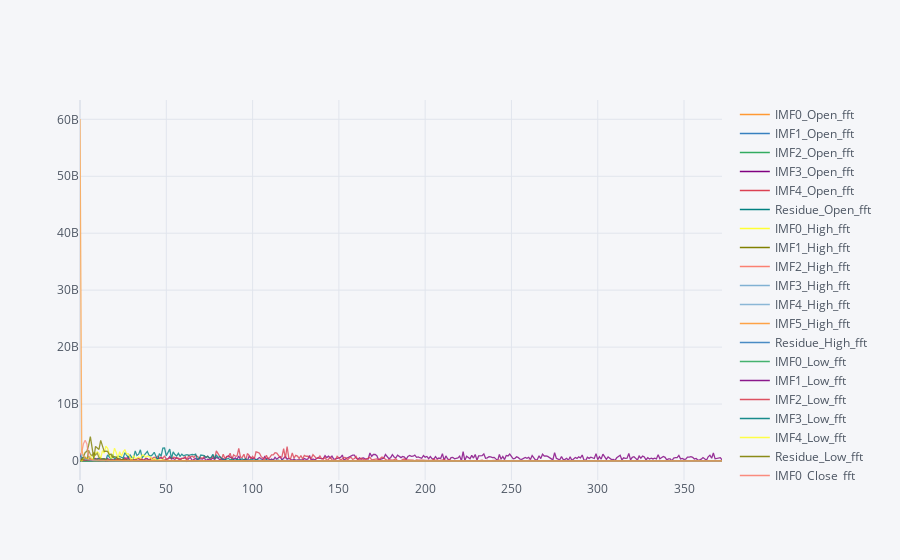

Write notebook code for a chart like this one.
### Code cell
df_fft.iplot()

### Figure 1 — Plotly figure (JSON) as saved in the notebook; plotly's stock layout.template omitted (floating-point values rounded to 4 significant figures; data arrays with more than 128 entries replaced by an {"elided": "..."} marker saying what was removed)
{"data": [{"line": {"color": "rgba(255, 153, 51, 1.0)", "dash": "solid", "shape": "linear", "width": 1.3}, "mode": "lines", "name": "IMF0_Open_fft", "text": "", "type": "scatter", "x": {"elided": "373 int values"}, "y": {"elided": "373 float values"}}, {"line": {"color": "rgba(55, 128, 191, 1.0)", "dash": "solid", "shape": "linear", "width": 1.3}, "mode": "lines", "name": "IMF1_Open_fft", "text": "", "type": "scatter", "x": {"elided": "373 int values"}, "y": {"elided": "373 float values"}}, {"line": {"color": "rgba(50, 171, 96, 1.0)", "dash": "solid", "shape": "linear", "width": 1.3}, "mode": "lines", "name": "IMF2_Open_fft", "text": "", "type": "scatter", "x": {"elided": "373 int values"}, "y": {"elided": "373 float values"}}, {"line": {"color": "rgba(128, 0, 128, 1.0)", "dash": "solid", "shape": "linear", "width": 1.3}, "mode": "lines", "name": "IMF3_Open_fft", "text": "", "type": "scatter", "x": {"elided": "373 int values"}, "y": {"elided": "373 float values"}}, {"line": {"color": "rgba(219, 64, 82, 1.0)", "dash": "solid", "shape": "linear", "width": 1.3}, "mode": "lines", "name": "IMF4_Open_fft", "text": "", "type": "scatter", "x": {"elided": "373 int values"}, "y": {"elided": "373 float values"}}, {"line": {"color": "rgba(0, 128, 128, 1.0)", "dash": "solid", "shape": "linear", "width": 1.3}, "mode": "lines", "name": "Residue_Open_fft", "text": "", "type": "scatter", "x": {"elided": "373 int values"}, "y": {"elided": "373 float values"}}, {"line": {"color": "rgba(255, 255, 51, 1.0)", "dash": "solid", "shape": "linear", "width": 1.3}, "mode": "lines", "name": "IMF0_High_fft", "text": "", "type": "scatter", "x": {"elided": "373 int values"}, "y": {"elided": "373 float values"}}, {"line": {"color": "rgba(128, 128, 0, 1.0)", "dash": "solid", "shape": "linear", "width": 1.3}, "mode": "lines", "name": "IMF1_High_fft", "text": "", "type": "scatter", "x": {"elided": "373 int values"}, "y": {"elided": "373 float values"}}, {"line": {"color": "rgba(251, 128, 114, 1.0)", "dash": "solid", "shape": "linear", "width": 1.3}, "mode": "lines", "name": "IMF2_High_fft", "text": "", "type": "scatter", "x": {"elided": "373 int values"}, "y": {"elided": "373 float values"}}, {"line": {"color": "rgba(128, 177, 211, 1.0)", "dash": "solid", "shape": "linear", "width": 1.3}, "mode": "lines", "name": "IMF3_High_fft", "text": "", "type": "scatter", "x": {"elided": "373 int values"}, "y": {"elided": "373 float values"}}, {"line": {"color": "rgba(128, 177, 211, 0.8999999999999999)", "dash": "solid", "shape": "linear", "width": 1.3}, "mode": "lines", "name": "IMF4_High_fft", "text": "", "type": "scatter", "x": {"elided": "373 int values"}, "y": {"elided": "373 float values"}}, {"line": {"color": "rgba(255, 153, 51, 0.8999999999999999)", "dash": "solid", "shape": "linear", "width": 1.3}, "mode": "lines", "name": "IMF5_High_fft", "text": "", "type": "scatter", "x": {"elided": "373 int values"}, "y": {"elided": "373 float values"}}, {"line": {"color": "rgba(55, 128, 191, 0.8999999999999999)", "dash": "solid", "shape": "linear", "width": 1.3}, "mode": "lines", "name": "Residue_High_fft", "text": "", "type": "scatter", "x": {"elided": "373 int values"}, "y": {"elided": "373 float values"}}, {"line": {"color": "rgba(50, 171, 96, 0.8999999999999999)", "dash": "solid", "shape": "linear", "width": 1.3}, "mode": "lines", "name": "IMF0_Low_fft", "text": "", "type": "scatter", "x": {"elided": "373 int values"}, "y": {"elided": "373 float values"}}, {"line": {"color": "rgba(128, 0, 128, 0.8999999999999999)", "dash": "solid", "shape": "linear", "width": 1.3}, "mode": "lines", "name": "IMF1_Low_fft", "text": "", "type": "scatter", "x": {"elided": "373 int values"}, "y": {"elided": "373 float values"}}, {"line": {"color": "rgba(219, 64, 82, 0.8999999999999999)", "dash": "solid", "shape": "linear", "width": 1.3}, "mode": "lines", "name": "IMF2_Low_fft", "text": "", "type": "scatter", "x": {"elided": "373 int values"}, "y": {"elided": "373 float values"}}, {"line": {"color": "rgba(0, 128, 128, 0.8999999999999999)", "dash": "solid", "shape": "linear", "width": 1.3}, "mode": "lines", "name": "IMF3_Low_fft", "text": "", "type": "scatter", "x": {"elided": "373 int values"}, "y": {"elided": "373 float values"}}, {"line": {"color": "rgba(255, 255, 51, 0.8999999999999999)", "dash": "solid", "shape": "linear", "width": 1.3}, "mode": "lines", "name": "IMF4_Low_fft", "text": "", "type": "scatter", "x": {"elided": "373 int values"}, "y": {"elided": "373 float values"}}, {"line": {"color": "rgba(128, 128, 0, 0.8999999999999999)", "dash": "solid", "shape": "linear", "width": 1.3}, "mode": "lines", "name": "Residue_Low_fft", "text": "", "type": "scatter", "x": {"elided": "373 int values"}, "y": {"elided": "373 float values"}}, {"line": {"color": "rgba(251, 128, 114, 0.8999999999999999)", "dash": "solid", "shape": "linear", "width": 1.3}, "mode": "lines", "name": "IMF0_Close_fft", "text": "", "type": "scatter", "x": {"elided": "373 int values"}, "y": {"elided": "373 float values"}}, {"line": {"color": "rgba(251, 128, 114, 0.7999999999999998)", "dash": "solid", "shape": "linear", "width": 1.3}, "mode": "lines", "name": "IMF1_Close_fft", "text": "", "type": "scatter", "x": {"elided": "373 int values"}, "y": {"elided": "373 float values"}}, {"line": {"color": "rgba(128, 177, 211, 0.7999999999999998)", "dash": "solid", "shape": "linear", "width": 1.3}, "mode": "lines", "name": "IMF2_Close_fft", "text": "", "type": "scatter", "x": {"elided": "373 int values"}, "y": {"elided": "373 float values"}}, {"line": {"color": "rgba(255, 153, 51, 0.7999999999999998)", "dash": "solid", "shape": "linear", "width": 1.3}, "mode": "lines", "name": "IMF3_Close_fft", "text": "", "type": "scatter", "x": {"elided": "373 int values"}, "y": {"elided": "373 float values"}}, {"line": {"color": "rgba(55, 128, 191, 0.7999999999999998)", "dash": "solid", "shape": "linear", "width": 1.3}, "mode": "lines", "name": "IMF4_Close_fft", "text": "", "type": "scatter", "x": {"elided": "373 int values"}, "y": {"elided": "373 float values"}}, {"line": {"color": "rgba(50, 171, 96, 0.7999999999999998)", "dash": "solid", "shape": "linear", "width": 1.3}, "mode": "lines", "name": "Residue_Close_fft", "text": "", "type": "scatter", "x": {"elided": "373 int values"}, "y": {"elided": "373 float values"}}, {"line": {"color": "rgba(128, 0, 128, 0.7999999999999998)", "dash": "solid", "shape": "linear", "width": 1.3}, "mode": "lines", "name": "IMF0_Volume_fft", "text": "", "type": "scatter", "x": {"elided": "373 int values"}, "y": {"elided": "373 int values"}}, {"line": {"color": "rgba(219, 64, 82, 0.7999999999999998)", "dash": "solid", "shape": "linear", "width": 1.3}, "mode": "lines", "name": "IMF1_Volume_fft", "text": "", "type": "scatter", "x": {"elided": "373 int values"}, "y": {"elided": "373 float values"}}, {"line": {"color": "rgba(0, 128, 128, 0.7999999999999998)", "dash": "solid", "shape": "linear", "width": 1.3}, "mode": "lines", "name": "IMF2_Volume_fft", "text": "", "type": "scatter", "x": {"elided": "373 int values"}, "y": {"elided": "373 float values"}}, {"line": {"color": "rgba(255, 255, 51, 0.7999999999999998)", "dash": "solid", "shape": "linear", "width": 1.3}, "mode": "lines", "name": "IMF3_Volume_fft", "text": "", "type": "scatter", "x": {"elided": "373 int values"}, "y": {"elided": "373 float values"}}, {"line": {"color": "rgba(128, 128, 0, 0.7999999999999998)", "dash": "solid", "shape": "linear", "width": 1.3}, "mode": "lines", "name": "IMF4_Volume_fft", "text": "", "type": "scatter", "x": {"elided": "373 int values"}, "y": {"elided": "373 int values"}}, {"line": {"color": "rgba(128, 128, 0, 0.7)", "dash": "solid", "shape": "linear", "width": 1.3}, "mode": "lines", "name": "IMF5_Volume_fft", "text": "", "type": "scatter", "x": {"elided": "373 int values"}, "y": {"elided": "373 int values"}}, {"line": {"color": "rgba(251, 128, 114, 0.7)", "dash": "solid", "shape": "linear", "width": 1.3}, "mode": "lines", "name": "IMF6_Volume_fft", "text": "", "type": "scatter", "x": {"elided": "373 int values"}, "y": {"elided": "373 float values"}}, {"line": {"color": "rgba(128, 177, 211, 0.7)", "dash": "solid", "shape": "linear", "width": 1.3}, "mode": "lines", "name": "IMF7_Volume_fft", "text": "", "type": "scatter", "x": {"elided": "373 int values"}, "y": {"elided": "373 float values"}}, {"line": {"color": "rgba(255, 153, 51, 0.7)", "dash": "solid", "shape": "linear", "width": 1.3}, "mode": "lines", "name": "Residue_Volume_fft", "text": "", "type": "scatter", "x": {"elided": "373 int values"}, "y": {"elided": "373 float values"}}], "layout": {"legend": {"bgcolor": "#F5F6F9", "font": {"color": "#4D5663"}}, "paper_bgcolor": "#F5F6F9", "plot_bgcolor": "#F5F6F9", "title": {"font": {"color": "#4D5663"}}, "xaxis": {"gridcolor": "#E1E5ED", "showgrid": true, "tickfont": {"color": "#4D5663"}, "title": {"font": {"color": "#4D5663"}, "text": ""}, "zerolinecolor": "#E1E5ED"}, "yaxis": {"gridcolor": "#E1E5ED", "showgrid": true, "tickfont": {"color": "#4D5663"}, "title": {"font": {"color": "#4D5663"}, "text": ""}, "zerolinecolor": "#E1E5ED"}}}
